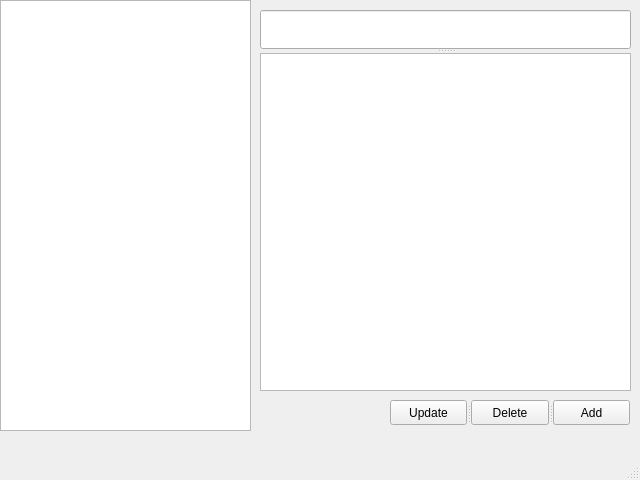
<?xml version="1.0" encoding="UTF-8"?>
<ui version="4.0">
 <class>MainWindow</class>
 <widget class="QMainWindow" name="MainWindow">
  <property name="geometry">
   <rect>
    <x>0</x>
    <y>0</y>
    <width>640</width>
    <height>480</height>
   </rect>
  </property>
  <property name="windowTitle">
   <string>MainWindow</string>
  </property>
  <widget class="QWidget" name="centralwidget">
   <widget class="QListWidget" name="listWidget">
    <property name="geometry">
     <rect>
      <x>0</x>
      <y>0</y>
      <width>251</width>
      <height>431</height>
     </rect>
    </property>
   </widget>
   <widget class="QSplitter" name="splitter_2">
    <property name="geometry">
     <rect>
      <x>390</x>
      <y>400</y>
      <width>240</width>
      <height>25</height>
     </rect>
    </property>
    <property name="orientation">
     <enum>Qt::Horizontal</enum>
    </property>
    <widget class="QPushButton" name="updateButton">
     <property name="text">
      <string>Update</string>
     </property>
    </widget>
    <widget class="QPushButton" name="deleteButton">
     <property name="text">
      <string>Delete</string>
     </property>
    </widget>
    <widget class="QPushButton" name="addButton">
     <property name="text">
      <string>Add</string>
     </property>
    </widget>
   </widget>
   <widget class="QSplitter" name="splitter">
    <property name="geometry">
     <rect>
      <x>260</x>
      <y>10</y>
      <width>371</width>
      <height>381</height>
     </rect>
    </property>
    <property name="orientation">
     <enum>Qt::Vertical</enum>
    </property>
    <widget class="QLineEdit" name="titleEdit"/>
    <widget class="QTextEdit" name="textEdit"/>
   </widget>
  </widget>
  <widget class="QMenuBar" name="menubar">
   <property name="geometry">
    <rect>
     <x>0</x>
     <y>0</y>
     <width>640</width>
     <height>22</height>
    </rect>
   </property>
  </widget>
  <widget class="QStatusBar" name="statusbar"/>
 </widget>
 <resources/>
 <connections/>
</ui>
